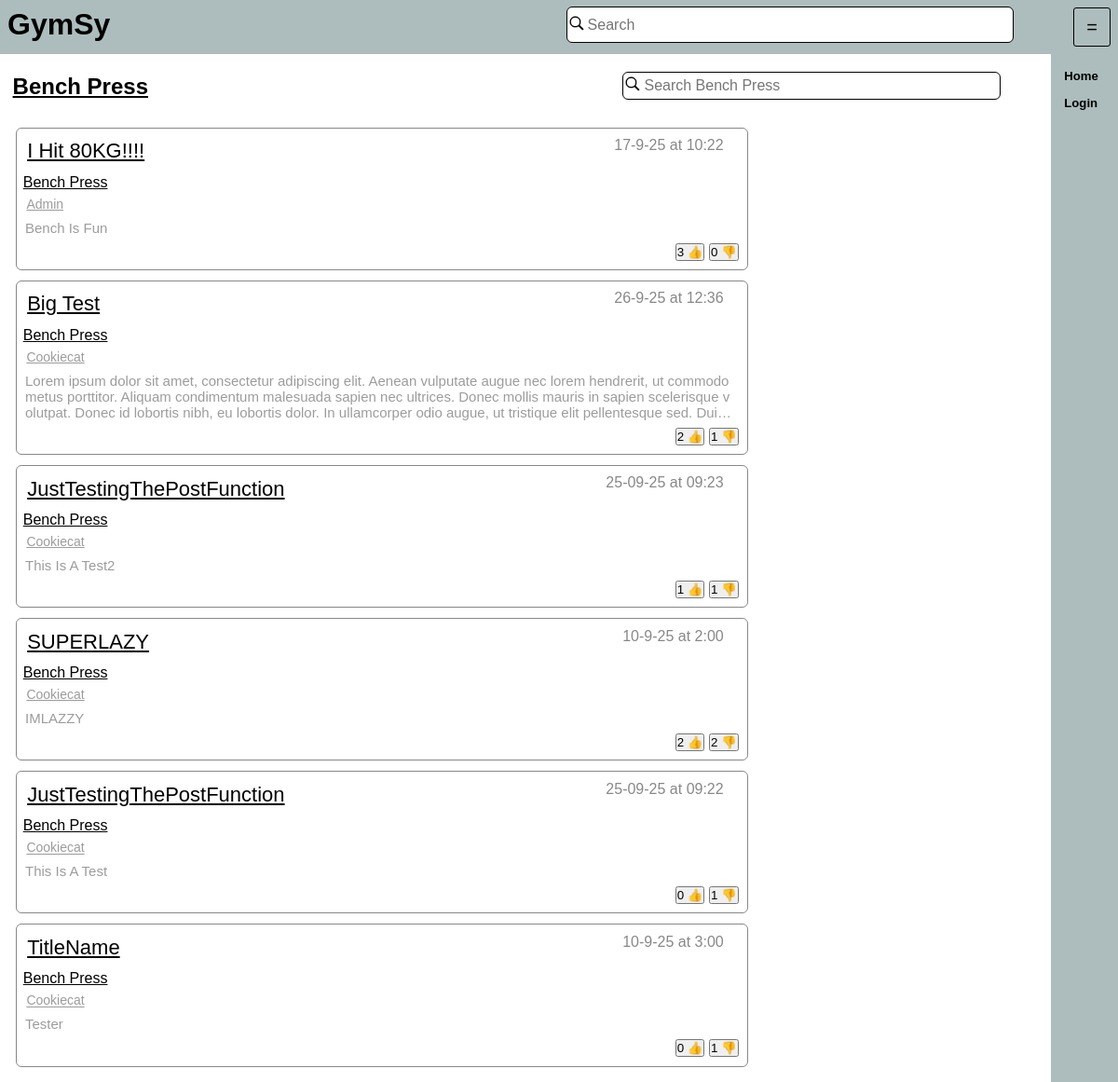
/exercise/1, run on the app's committed database.
### tables this page shows
CREATE TABLE "Excersise" (
	"ExcersiseID"	INTEGER UNIQUE,
	"MuscleID"	INTEGER,
	"ExcersiseName"	TEXT,
	PRIMARY KEY("ExcersiseID"),
	FOREIGN KEY("MuscleID") REFERENCES "MuscleGroup"("MuscleID")
);

CREATE TABLE "Post" (
	"PostID"	INTEGER UNIQUE,
	"PostContent"	TEXT,
	"ExcersiseID"	INTEGER,
	"AccountID"	INTEGER,
	"Title"	TEXT,
	"Date"	TEXT,
	"Time"	TEXT,
	"Parent"	INTEGER,
	PRIMARY KEY("PostID"),
	FOREIGN KEY("AccountID") REFERENCES "Account"("AccountID"),
	FOREIGN KEY("ExcersiseID") REFERENCES "Excersise"("ExcersiseID")
);

### app.py (the view)
@app.route("/exercise/<ExId>")
def ShowExersise(ExId):
    Id = cache.get("id")
    if Id == None:
        Id = 0
        cache.set("id",0)
    return render_template("excersise.html",ID = Id,
                            ExcersiseData= DatabaseHandler.GetExcersiseData(ExId),
                            Data = DatabaseHandler.GetPostsFromExcersise(ExId)
                            )

### Database/DatabaseHandler.py (called while the page is built)
def GetPostsFromExcersise(ID: int):
    with sqlite3.connect("Database/GymsyDatabase.db") as Connection:
        Cursor = Connection.cursor()
        Result = Cursor.execute(SqlCommands.GetPostsFromExcersiseID.ReturnQuery([ID,ID])).fetchall()
        return Result
    pass

def GetExcersiseData(ExcersiseID: int):
    with sqlite3.connect("Database/GymsyDatabase.db") as Connection:
        Cursor = Connection.cursor()
        Results = Cursor.execute(SqlCommands.GetExcersiseData.ReturnQuery(ExcersiseID)).fetchone()
        return Results
    return 0

### Database/SqlCommands.py (called while the page is built)
    def ReturnQuery(self,NewContent: list = []):
        if type(NewContent) != list:
            NewContent = [NewContent]
        if len(NewContent) == len(self.Additions):
            return self.Query.format(*NewContent)
        else:
            print(NewContent, self.Additions)
            return "ERROR building Query"

### app.py (called while the page is built)
@app.after_request
def after_request(response):
    response.headers["Cache-Control"] = "no-cache, no-store, must-revalidate,public, max-age=0"
    response.headers['X-UA-Compatible'] = 'IE=Edge,chrome=1'
    response.cache_control.max_age = 0
    return response

### templates/excersise.html (shortened to what this page needs)
{% extends 'index.html' %}
{% block content %}
<div style = "display:flex;flex-direction: row;width: 100%;justify-content: space-between;">
<h2 style="width: 40%">
{{ExcersiseData[2]}}
</h2>
    <div style="width: 90%;height: 80%;padding-left:40% ">
        <form action = "/exercise/{{ExcersiseData[0]}}/search" style="display: inline-flex; align-items:center;width:90%;height: 80%;background-color: #FFFFFF; flex-direction: row" class = "searchBar" >
            <label for="Search" style="width: 20px">
                <img draggable="false" style="width: 100%;"
                     class="Search"
                     src = "{{url_for('static', filename='images/search_icon.png')}}" alt=""
                >
            </label>
            <input class="Search"
                   type="text"
                   id="Search" name="Search"
                   placeholder="Search {{ExcersiseData[2]}}"
                   VALUE="{{ExSearchInput | default('')}}"
            >
        </form>
    </div>
</div>
<div>
	{%for data in Data%}
<div class = "post" onclick="RedirectTo('/post/{{data[0]}}')">
    <div class = "title">
        <a class = "PostTitle" href = "/post/{{data[0]}}">{{data[1]}}</a>
        <p style="margin-left: auto; margin-top: 0;color: #888888">{{data[9]}} at {{data[8]}}</p>
    </div>
    <a class = "ExcersiseTitleText" href = "/exercise/{{data[3]}}">{{data[6]}}</a>
    <div>
        <a class = "postUsername" href = "/users/{{data[7]}}">{{data[7]}}</a>
    </div>
	{% if data[2]|length > 0 %}
    <div>
        <p class="description">{{data[2]}}
        </p>
	</div>
	{%endif%}
    <div class = "likeBar">
         <button class = "likeButton" id="Like:{{data[0]}}"
                            onclick={%if ID == 0 %} "OpenPopUp('popUp');ChildClicked();" {%else%} "SendLike({{ID}}, 1,{{data[0]}});updateLikes('{{data[0]}}');ChildClicked();" {%endif%} >
        {{data[4]}}&nbsp👍</button>
        <button class = "likeButton" id="Dislike:{{data[0]}}"
                onclick= {%if ID == 0 %} "OpenPopUp('popUp');ChildClicked();" {%else%} "SendLike({{ID}}, -1,{{data[0]}}); updateLikes('{{data[0]}}');ChildClicked();" {%endif%} >
        {{data[5]}}&nbsp👎</button>
    </div>
</div>
	{%endfor%}
	</div>
{% endblock %}

### templates/static/styles/Style.css (style rules this page uses)
html { font-size: 16px; margin: 0; height: 100%; font-family: Helvetica, Arial, sans-serif; overflow-x:hidden; }
body { overflow-x:hidden; margin: 0; background-color: #FFFFFF; height: 100%; display: flex; }
h2 { text-decoration: underline; margin: 0.5rem; }
p { margin: 1rem; color: #000000; display: flex; }
div { padding: 0.5% 0.5% 0.5% 0.5%; }
form { margin: 2rem; color: #000000; display: block; }
input { font-size: 20px; display: block; margin: 0.5rem 0.5rem 0.5rem 0; width: 40%; outline: None; border-color: #d8bdd3; color: #000000; }
div.post { display: flex; flex-direction: column; width: 70%; min-height: 1%; height: auto; border: thin solid #888888; border-radius: 6px; margin: 1%; text-overflow: revert; word-break: break-all; }
div.likeBar { margin-top: auto; margin-left: auto; }
a.ExcersiseTitleText { color: #000000; width: auto; font-size: min(1.8vmax,16px); text-decoration: underline; text-transform: capitalize; padding: 0.1em; }
a.PostTitle { color: #000000; width: auto; text-decoration: none; text-transform: capitalize; font-size: min(2.2vmax,22px); text-decoration: underline; padding: 0.1em; }
a.postUsername { margin-top: 1%; width: 70%; font-size: 14px; text-decoration: underline; text-transform: capitalize; color: #9c9c9c; padding: 0.1em; }
button.likeButton { padding: 0; }
div.title { display: flex; flex-direction: row; text-overflow: ellipsis; width: auto; margin-bottom: 0; }
p.description { margin: 0; color: #9c9c9c; font-size: min(1.3vmax,15px); display: -webkit-box; max-width: 99%; -webkit-line-clamp: 3; -webkit-box-orient: vertical; overflow: hidden; }
input.Search { width: 88%; border: none; display:inline-block; margin: 0;font-size: 16px;height: 65%; }
img { user-drag: none; user-select: none; -moz-user-select: none; -webkit-user-drag: none; -webkit-user-select: none; -ms-user-select: none; }
form.searchBar { border-color: #000000; border-style: solid; border-radius: 6px; border-width: thin; margin: 0.25%; }

### data on the page
Excersise: ExcersiseName "Bench Press"
Post: Title "I Hit 80KG!!!!", Date "17-9-25", Time "10:22", data "Bench Press", data "Admin", PostContent "Bench Is Fun", data "3", Parent "0"
Post: Title "Big Test", Date "26-9-25", Time "12:36", data "Bench Press", data "Cookiecat", PostContent "Lorem ipsum dolor sit amet, consectetur adipiscing elit. Aenean vulputate augue nec lorem hendrerit, ut commodo metus porttitor. Aliquam condimentum malesuada sapien nec ultrices. Donec mollis mauris in sapien scelerisque volutpat. Donec id lobortis nibh, eu lobortis dolor. In ullamcorper odio augue, ut tristique elit pellentesque sed.…", AccountID "2", ExcersiseID "1"
Post: Title "JustTestingThePostFunction", Date "25-09-25", Time "09:23", data "Bench Press", data "Cookiecat", PostContent "This Is A Test2", ExcersiseID "1"
Post: Title "SUPERLAZY", Date "10-9-25", Time "2:00", data "Bench Press", data "Cookiecat", PostContent "IMLAZZY", AccountID "2"
Post: Title "JustTestingThePostFunction", Date "25-09-25", Time "09:22", data "Bench Press", data "Cookiecat", PostContent "This Is A Test", Parent "0", ExcersiseID "1"
Post: Title "TitleName", Date "10-9-25", Time "3:00", data "Bench Press", data "Cookiecat", PostContent "Tester", Parent "0", ExcersiseID "1"
